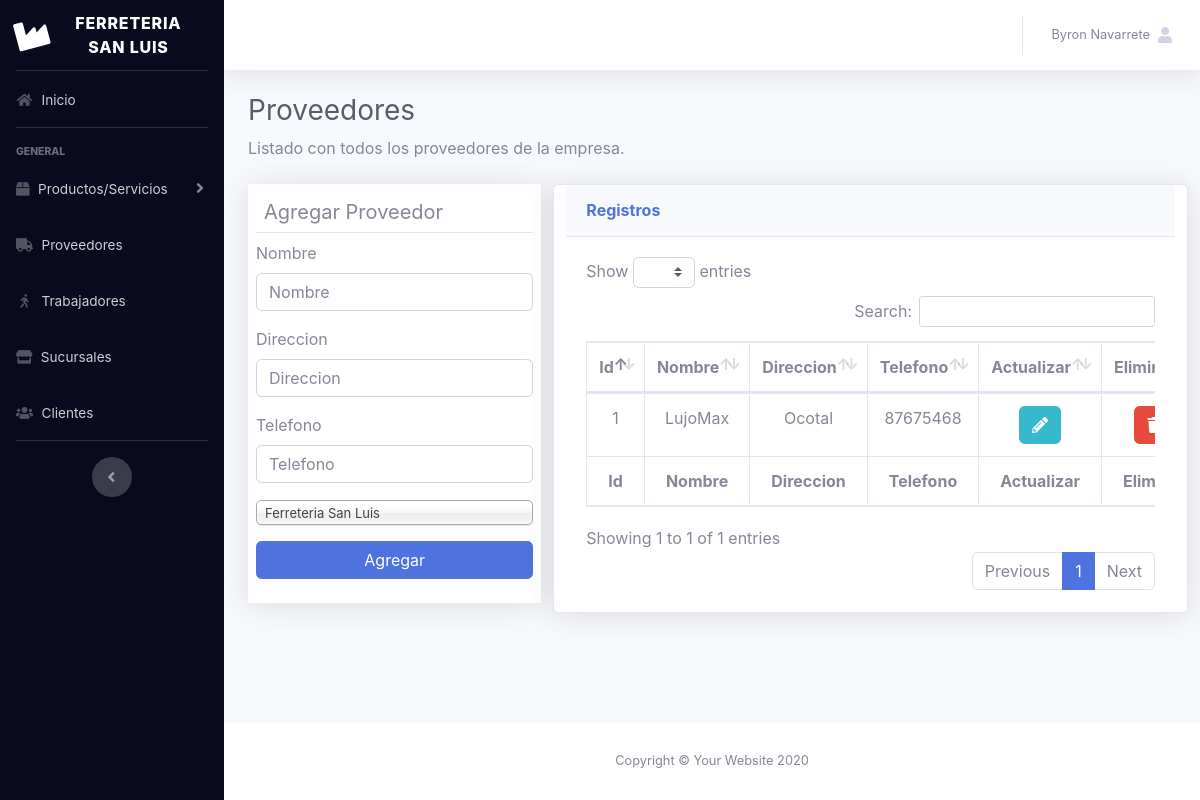
/admin/proveedores (signed in), run on an earlier commit of the app's database.
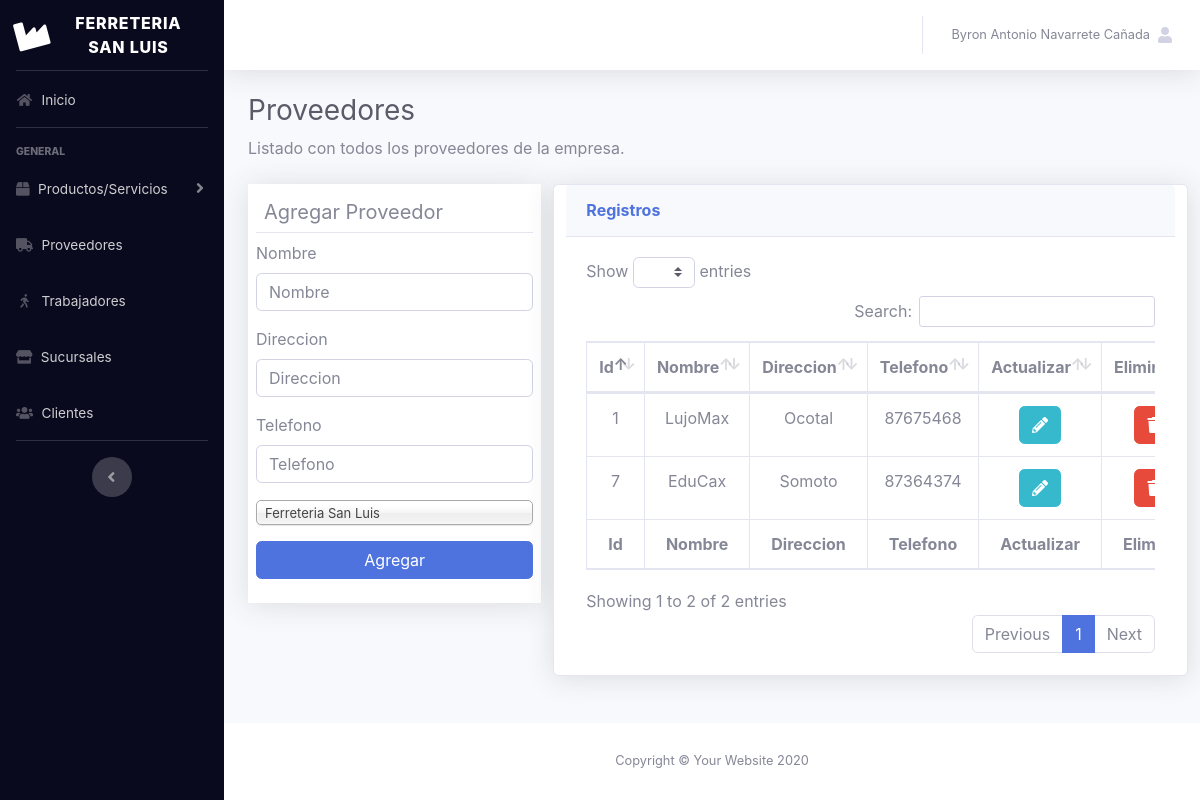
And on a later commit of the database.
### tables this page shows
CREATE TABLE IF NOT EXISTS `sucursal` (
  `sucursal_ID` int(10) UNSIGNED NOT NULL AUTO_INCREMENT,
  `sucursal_nombre` varchar(100) NOT NULL,
  `sucursal_telefono` varchar(20) NOT NULL,
  `sucursal_correo` varchar(100) NOT NULL,
  `sucursal_direccion` varchar(255) DEFAULT NULL,
  `activo` tinyint(4) DEFAULT 0,
  `logo` varchar(255) DEFAULT NULL,
  PRIMARY KEY (`sucursal_ID`)
);

CREATE TABLE IF NOT EXISTS `proveedores` (
  `provee_ID` int(10) UNSIGNED NOT NULL AUTO_INCREMENT,
  `provee_nombre` varchar(45) NOT NULL,
  `provee_direccion` varchar(255) NOT NULL,
  `provee_telefono` varchar(25) NOT NULL,
  `sucursal_sucursal_ID` int(10) UNSIGNED NOT NULL,
  PRIMARY KEY (`provee_ID`),
  KEY `fk_proveedores_sucursal1_idx` (`sucursal_sucursal_ID`)
);

### admin/config/Controller.php (called while the page is built, shortened)
<?php
abstract class Controller
{
    protected function loadModel($modelo)
    {
        $modelo=$modelo.'Model';
        $rutaModelo=ROOT.'Models'.DS.$modelo.'.php';
        if(is_readable($rutaModelo))
        {
            $modelo=new $modelo;
            return $modelo;
        }
        else
        {
            throw new Exception('Error en el modelo');
        }
    }
}

### admin/config/Model.php (called while the page is built, shortened)
<?php
class Model
{
    public function __construct()
    {
        $this->_db= new Database();
    }
}

### admin/Models/proveedoresModel.php (called while the page is built, shortened)
<?php
    class proveedoresModel extends Model{
        public function getProveedores($id = null){
            if(!$id)
                return $prov = $this->_db->query("SELECT p.* FROM proveedores AS p")->fetchAll();
            else{
                $prov = $this->_db->prepare('SELECT p.* FROM proveedores AS p WHERE sucursal_sucursal_ID = :id');
                $prov->execute(['id' => $id]);
                return $prov->fetchAll();
            }
        }
        public function getSucursal($id = null){
            if(!$id)
                return $this->_db->query('SELECT * FROM sucursal')->fetchAll();
            else{
                $sucursal = $this->_db->prepare('SELECT * FROM sucursal WHERE sucursal_ID = :id');
                $sucursal->execute(['id' => $id]);
                return $sucursal->fetch();
            }
        }
    }

### admin/index.php (called while the page is built, shortened)
<?php
require_once APP_PATH . 'Controller.php';
require_once APP_PATH . 'Model.php';
require_once APP_PATH . 'Accesos.php';
$rutas = new Rutas();
$rutas->run();

### admin/config/Accesos.php (called while the page is built, shortened)
<?php
    class Accesos{
        public static function getDatos($clave){
            if(isset($_SESSION[$clave])) return $_SESSION[$clave];
            else return false;
        }
    }

### admin/Controllers/proveedoresController.php (the view, shortened to what the changed rows need)
<?php
    class proveedoresController extends Controller{
        private $provedor;
        function __construct(){
            $this->provedor = $this->loadModel("proveedores");
        }
        public function index(){
            $this->_view->sucursalProv = $this->generarSucursales();
            $this->_view->datos = $this->generarRegistros();
            $this->_view->renderizar("index");
        }
        public function generarSucursales(){
            $fila = "";
            $datos = $this->provedor->getSucursal();
            foreach($datos AS $d){
                $fila .= '<option value="'.$d['sucursal_ID'].'">'.$d['sucursal_nombre'].'</option>';
            }
            return $fila;
        }
        public function generarRegistros(){
            $id = Accesos::getDatos('identificadorSuc');
            $filas = $this->provedor->getProveedores($id);
            $body = '';
            foreach ($filas as $f) {
                $data = json_encode($f);
                $body .= '
                <tr>
                    <td>'.$f['provee_ID'].'</td>
                    <td>'.$f['provee_nombre'].'</td>
                    <td>'.$f['provee_direccion'].'</td>
                    <td>'.$f['provee_telefono'].'</td>
                    <td>
                        <button class="btn btn-info editProv"  data-p=\''.$data.'\' data-target="#ProveedorShowModal" data-toggle="modal"><i class="fa fa-pencil-alt"></i></button>
                        </td>
                    <td>
                        <button type="button" data-i=\''.$data.'\' data-r="'.BASE_URL.'" class="ElimProv btn btn-danger"><span class="fa fa-trash"></span></button>
                    </td>
                </tr>
                ';
            }
            return $body;
        }
    }

### admin/Views/plantilla/header.php (shortened to what the changed rows need)
<!DOCTYPE html>
<html lang="en">
<head>
  <link href="<?= PLANTILLA ?>vendor/fontawesome-free/css/all.min.css" rel="stylesheet" type="text/css">
  <link href="<?= PLANTILLA ?>css/sb-admin-2.min.css" rel="stylesheet">
  <link href="<?= PLANTILLA ?>vendor/datatables/dataTables.bootstrap4.min.css" rel="stylesheet">
  <link href="<?= PLANTILLA ?>css/estilos.css" rel="stylesheet">
  <link href="<?= PLANTILLA ?>css/chosen.min.css" rel="stylesheet">
  <link rel="stylesheet" type="text/css" href="//cdn.datatables.net/buttons/1.3.1/css/buttons.bootstrap4.min.css"/>
</head>
<body id="page-top">
  <?php if(Accesos::getDatos('validado')): ?>
  <div id="wrapper">
    <?php include "sidebar.php"; ?>
    <div id="content-wrapper" class="d-flex flex-column">
      <div id="content">
        <nav class="navbar navbar-expand navbar-light bg-white topbar mb-4 static-top shadow">
          <ul class="navbar-nav ml-auto">
            <li class="nav-item dropdown no-arrow">
              <a class="nav-link dropdown-toggle" href="#" id="userDropdown" role="button" data-toggle="dropdown" aria-haspopup="true" aria-expanded="false">
                <span class="mr-2 d-none d-lg-inline text-gray-600 small"><?=Accesos::getDatos('usuario')?></span>
                <span class="fa fa-user"></span>
              </a>
            </li>
          </ul>
        </nav>
<div class="container-fluid">
<?php endif;?>

### admin/Views/proveedores/index.phtml (shortened to what the changed rows need)
  <h1 class="h3 mb-2 text-gray-800">Proveedores</h1>
  <p class="mb-4">Listado con todos los proveedores de la empresa</a>.</p>
<div class="row">
  <div class="col-md-4">
    <form class="addProv bg-white shadow p-2" id="addProv">
      <h5 class="border-bottom p-2">Agregar Proveedor</h5>
      <div class="form-group">
        <label for="nombreProv">Nombre</label>
        <input type="text" name="nombreProv" id="nombreProv" class="form-control" placeholder="Nombre" required>
      </div>
      <div class="form-group">
        <label for="direccionProv">Direccion</label>
        <input type="text" name="direccionProv" id="direccionProv" class="form-control" placeholder="Direccion" required>
      </div>
      <div class="form-group">
        <label for="telefonoProv">Telefono</label>
        <input type="text" name="telefonoProv" id="telefonoProv" class="form-control" placeholder="Telefono" required>
      </div>
      <div class="form-group">
        <select name="sucursalProv" id="sucursalProv" class="form-control chosen">
          <?= $this->sucursalProv ?>
        </select>
      </div>
      <div class="form-group">
        <input type="submit" value="Agregar" class="btn-block btn btn-primary">
      </div>
    </form>
  </div>
  <div class="card shadow mb-4 col-md-8">
    <div class="card-header py-3">
      <h6 class="m-0 font-weight-bold text-primary">Registros</h6>
    </div>
    <div class="card-body">
      <div class="table-responsive">
        <table class="table table-bordered text-center Proveedores" id="dataTable" width="100%" cellspacing="0">
          <thead>
            <tr>
              <th>Id</th>
              <th>Nombre</th>
              <th>Direccion</th>
              <th>Telefono</th>
              <th>Actualizar</th>
              <th>Eliminar</th>
            </tr>
          </thead>
          <tfoot>
            <tr>
              <th>Id</th>
              <th>Nombre</th>
              <th>Direccion</th>
              <th>Telefono</th>
              <th>Actualizar</th>
              <th>Eliminar</th>
            </tr>
          </tfoot>
          <tbody>
            <?= $this->datos?>
          </tbody>
        </table>
      </div>
    </div>
  </div>
</div>

What changed in the data, as far as the page shows it:
added proveedores: provee_ID "7", provee_nombre "EduCax", provee_direccion "Somoto", provee_telefono "87364374"
Also different on the page:
Accesos::getDatos('usuario'): "Byron Navarrete" → "Byron Antonio Navarrete Cañada"
text written by a page script: "Show entries Search: Showing 1 to 1 of 1 entries Previous 1 Next" → "Show entries Search: Showing 1 to 2 of 2 entries Previous 1 Next"
